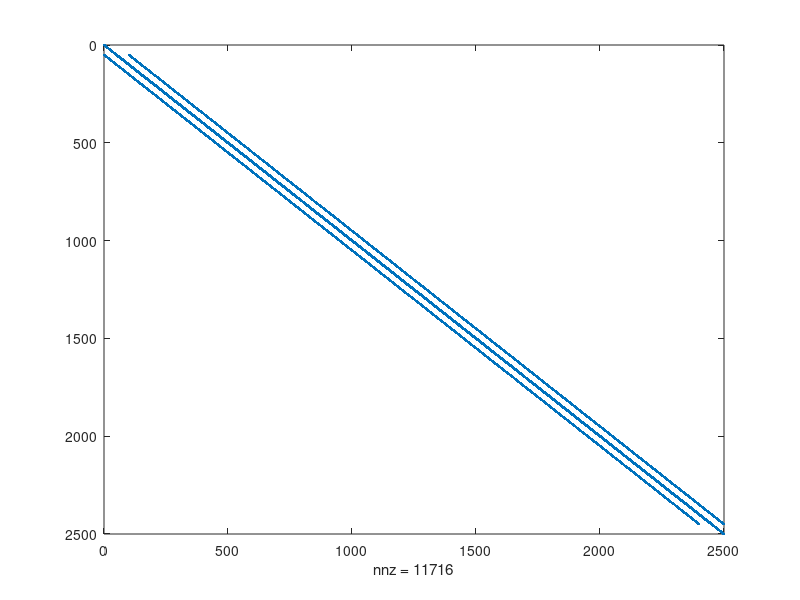

MATLAB code for this plot:
ny = 50;
nx = 50;
G = sparse(nx*ny,nx*ny);
remap = sparse(nx,ny);
for i =1:1: nx
    for j =1:1:ny
        n = j + (i-1) *ny;
        
        if i == 1
            G(n,:) = 0;
            G(n,n) = 1;
        elseif j == 1
            G(n,:) = 0;
            G(n,n) = 1;
        elseif i == nx
            G(n,:) = 0;
            G(n,n) = 1;
        elseif j == ny
            G(n,:) = 0;
            G(n,n) = 1;
            
        else
            
            nxm = j + (i-2) *ny;
            nxp = j + i*ny;
            nym = j-1 +(i-1)*ny;
            nyp = j+1 +(i-1)*ny;
            
            G(n,n) = -4;
            G(n,nxm) = 1;
            G(n,nxp) = 1;
            G(n,nym) = 1;
            G(n,nyp) = 1;
            
        end
    end
end

spy(G)

[E,D] = eigs(G,9,'SM')


F = E(:,2);
for i = 1:1:nx
    for j = 1:1:ny
         n = j + (i-1) *ny;
        Remap(i,j)= F(n);
    end
end


% plot(D,'o')
% [X,Y]=meshgrid(1:1:10,1:1:10)
% for k = 1:1:9
%     for i = 1:1:nx
%         for j = 1:1:ny
%             Remap(i,j)= E(k)
%         end
%     end
% end
% 
%     surf(X,Y,Remap)
%     shading interp